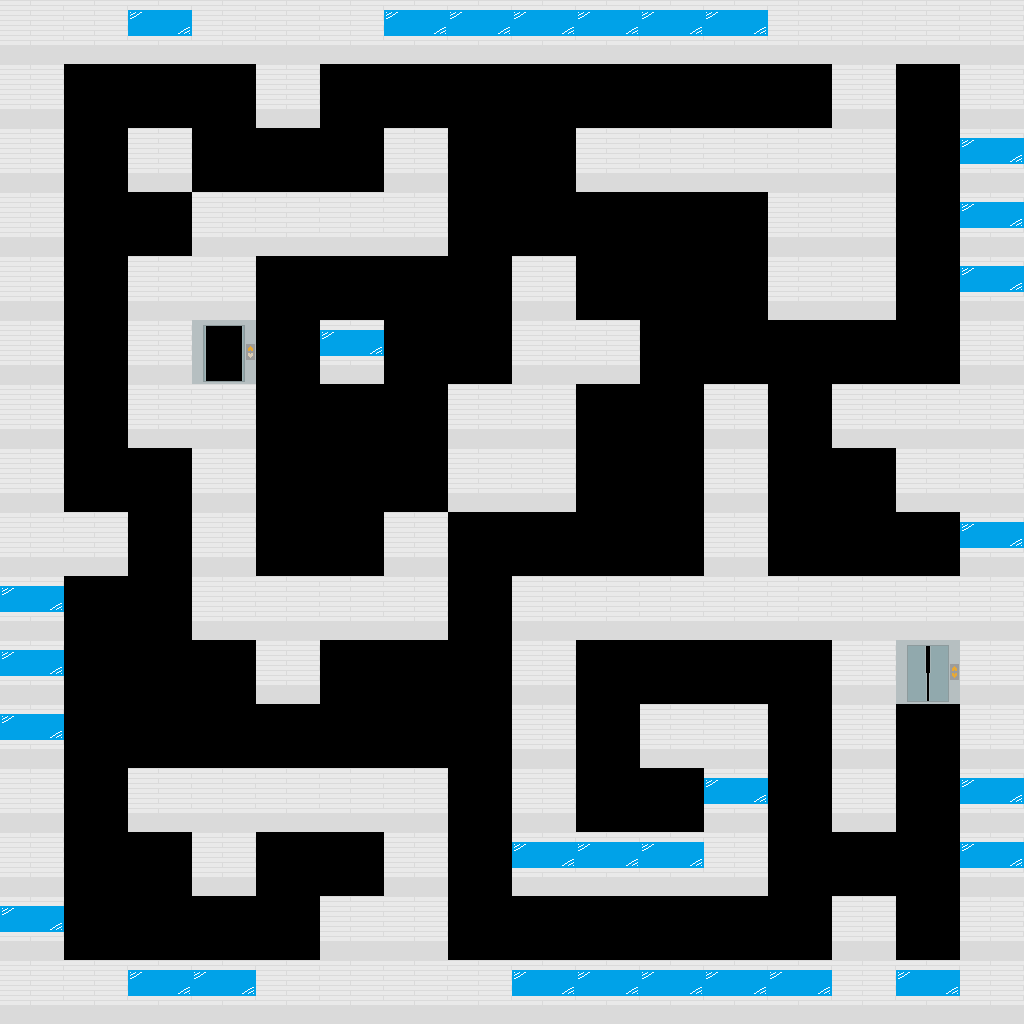

Tiled map render using the project's own tile images. Description and the whole map definition, tile-layer contents included, below:
An orthogonal 16x16 tile map with 64x64 px tiles, 1 tile layer (tiles).

<map version="1.5" tiledversion="1.7.2" orientation="orthogonal" renderorder="right-down" width="16" height="16" tilewidth="64" tileheight="64" infinite="0" nextlayerid="2" nextobjectid="1">
 <tileset firstgid="1" source="Tiles.tsx" />
 <layer id="1" name="tiles" width="16" height="16">
  <data encoding="csv">
8,8,9,8,8,8,9,9,9,9,9,9,8,8,8,8,
8,0,0,0,8,0,0,0,0,0,0,0,0,8,0,8,
8,0,8,0,0,0,8,0,0,8,8,8,8,8,0,9,
8,0,0,8,8,8,8,0,0,0,0,0,8,8,0,9,
8,0,8,8,0,0,0,0,8,0,0,0,8,8,0,9,
8,0,8,6,0,9,0,0,8,8,0,0,0,0,0,8,
8,0,8,8,0,0,0,8,8,0,0,8,0,8,8,8,
8,0,0,8,0,0,0,8,8,0,0,8,0,0,8,8,
8,8,0,8,0,0,8,0,0,0,0,8,0,0,0,9,
9,0,0,8,8,8,8,0,8,8,8,8,8,8,8,8,
9,0,0,0,8,0,0,0,8,0,0,0,0,8,7,8,
9,0,0,0,0,0,0,0,8,0,8,8,0,8,0,8,
8,0,8,8,8,8,8,0,8,0,0,9,0,8,0,9,
8,0,0,8,0,0,8,0,9,9,9,8,0,0,0,9,
9,0,0,0,0,8,8,0,0,0,0,0,0,8,0,8,
8,8,9,9,8,8,8,8,9,9,9,9,9,8,9,8
</data>
 </layer>
</map>
